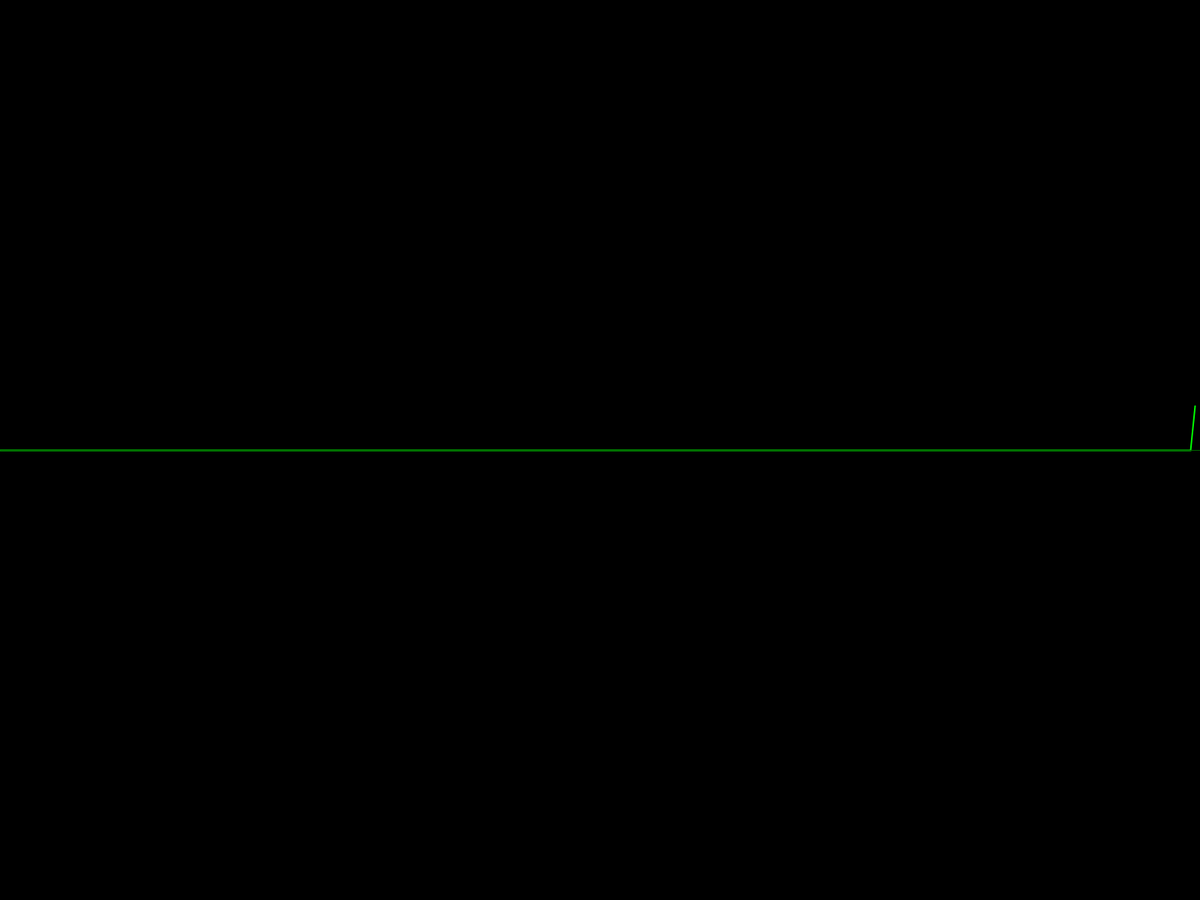
Frame 1 (no input)
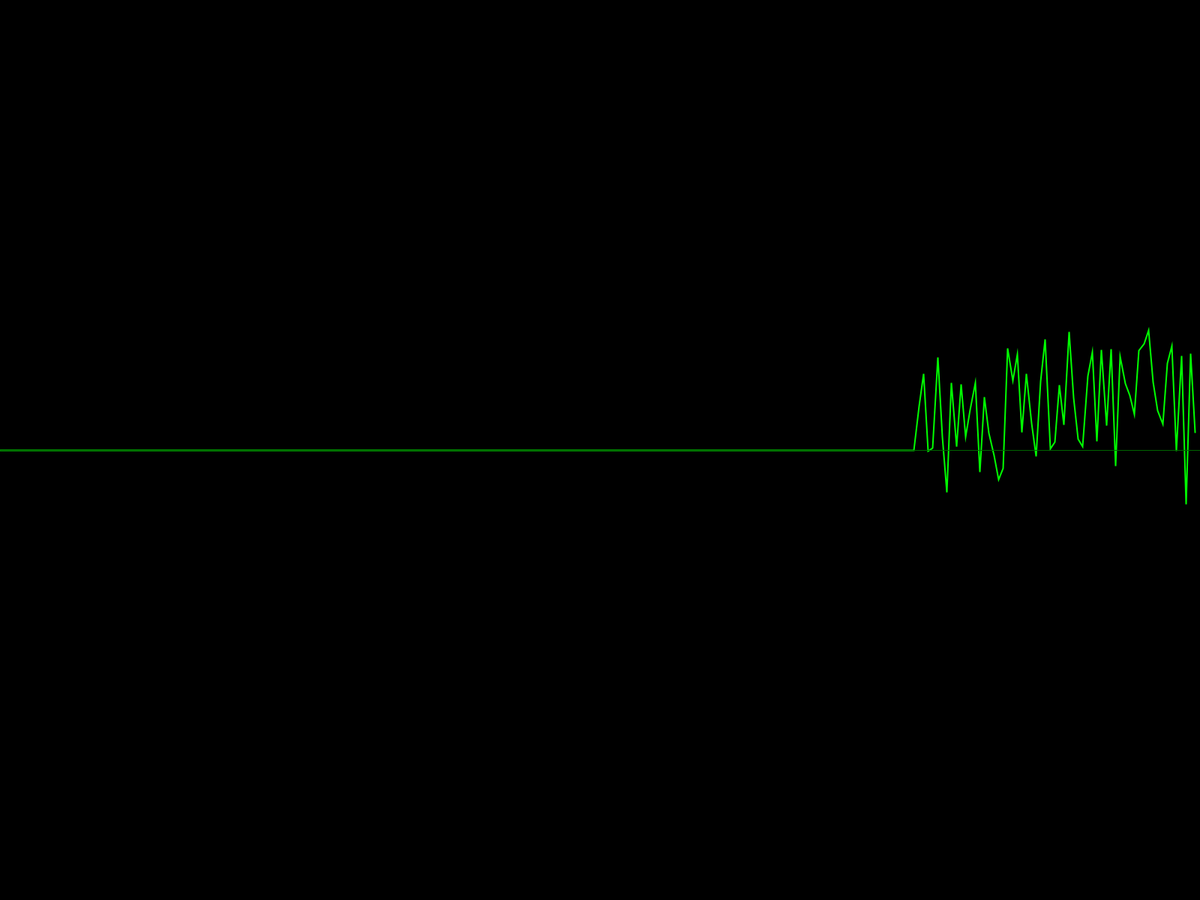
Frame 60 (the mouse pressed at the canvas centre just before this capture)
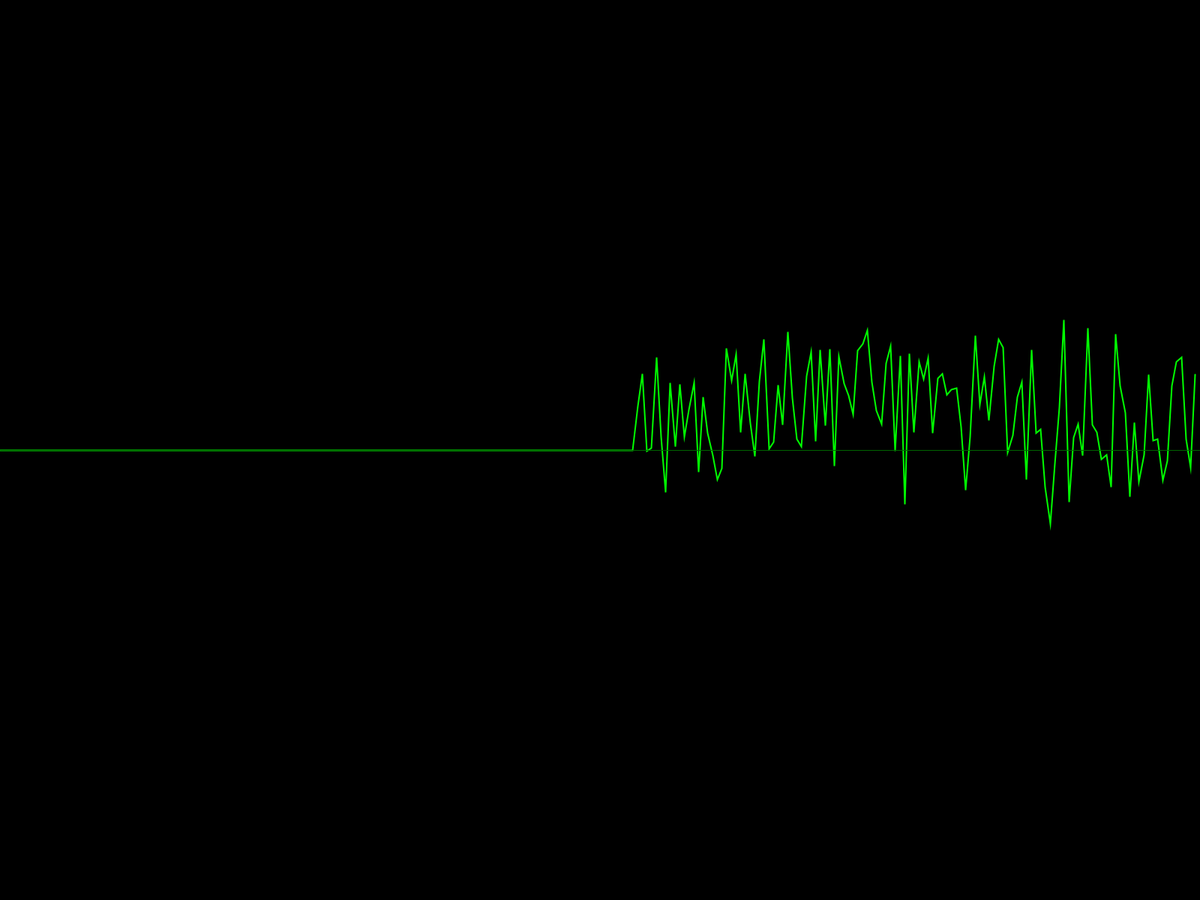
Frame 120 (the mouse held since frame 60 and released just before this capture)

The Processing sketch that drew these frames (run headless with seeded random() and noise(); from frame 60 on, the mouse is pressed at the canvas centre):

// Processing sketch: BluePulse_v1_25_34
// ── BluePulse_v1_25_34.pde
int[] data = new int[256];
float tiempo = 0;

void settings() {
  fullScreen();
}

void setup() {
  for (int i = 0; i < data.length; i++) {
    data[i] = height / 2;
  }
  frameRate(30);
}

void draw() {
  background(0);


  float ruidoAleatorio = random(-100, 100);
  float sinusoide = 40 * sin(tiempo * random(0.5, 2));
  float ondaRuidosa = 50 * noise(tiempo * random(0.01, 0.1));
  float pico = (random(1) > 0.985) ? random(80, 150) : 0; 

  int nuevoValor = int(height / 2 + ruidoAleatorio + sinusoide + ondaRuidosa + pico);
  nuevoValor = constrain(nuevoValor, 0, height - 1);


  for (int i = 1; i < data.length; i++) {
    data[i - 1] = data[i];
  }
  data[data.length - 1] = nuevoValor;


  stroke(0, 255, 0);
  strokeWeight(2);
  noFill();

  beginShape();
  for (int i = 0; i < data.length; i++) {
    vertex(i * (width / float(data.length)), height - data[i]);
  }
  endShape();


  stroke(0, 100, 0);
  strokeWeight(1);
  line(0, height / 2, width, height / 2);


  tiempo += 0.03;
}
